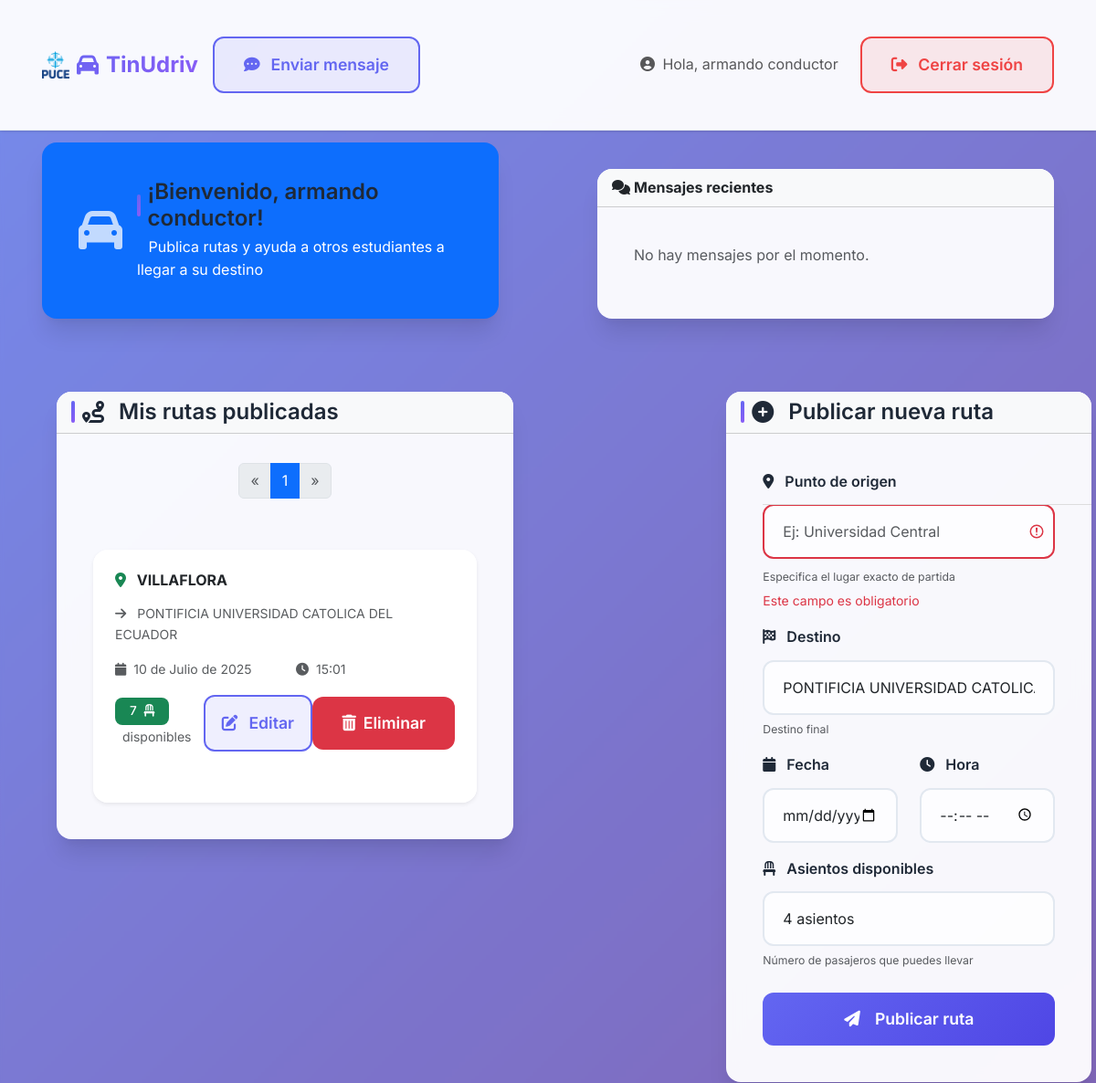
Page /panel/ (signed in, upper part) on the earlier database version.
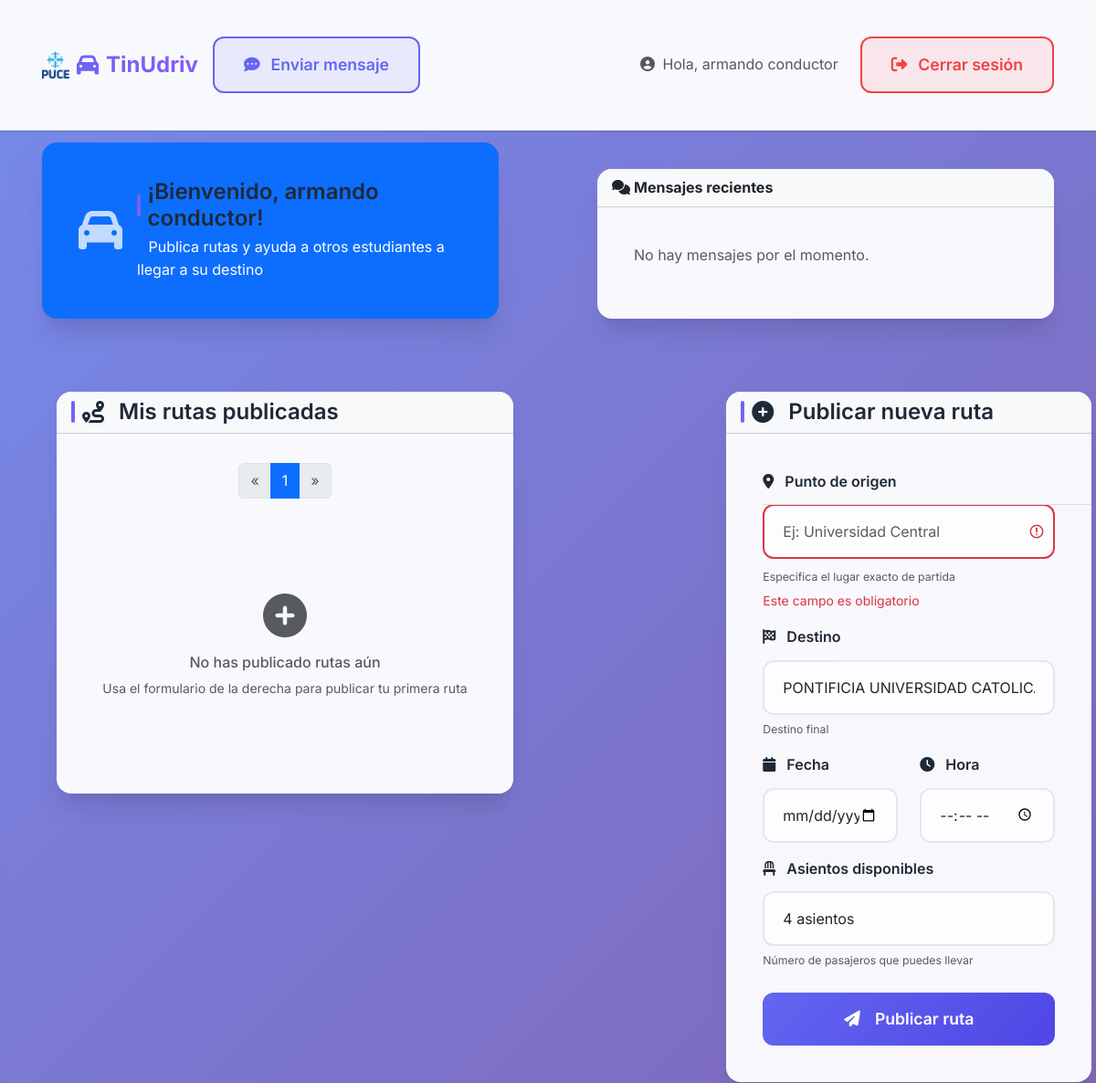
Same page on the later database version.
### core/models.py (models this page shows, shortened)
class Ruta(models.Model):
    conductor = models.ForeignKey(Usuario, on_delete=models.CASCADE, related_name='rutas')
    origen = models.CharField(max_length=200)
    hora_salida = models.TimeField()
    fecha = models.DateField()
    sitio_llegada = models.CharField(max_length=200, default='Universidad Católica del Ecuador')
    asientos_disponibles = models.PositiveIntegerField(default=4)

### core/views.py (the view, shortened to what this page needs)
# urls.py: path('panel/', views.panel_view, name='panel'),
@login_required
def panel_view(request):
    if request.user.tipo_usuario == 'conductor':
        rutas_conductor = Ruta.objects.filter(conductor=request.user).order_by('fecha', 'hora_salida')
        rutas_por_pagina = 1
        paginator = Paginator(rutas_conductor, rutas_por_pagina)
        page_number = request.GET.get('page')
        page_obj = paginator.get_page(page_number)
        mensajes_qs = Mensaje.objects.filter(
            receptor__tipo_usuario=request.user.tipo_usuario
        ).order_by('-timestamp')
        mensajes_unicos = []
        contenidos_vistos = set()
        for mensaje in mensajes_qs:
            if mensaje.contenido not in contenidos_vistos:
                mensajes_unicos.append(mensaje)
                contenidos_vistos.add(mensaje.contenido)
            if len(mensajes_unicos) >= 10:
                break
        context = {
        'user': request.user,
        'rutas': page_obj,
        'mensajes': mensajes_unicos,
        }
        return render(request, 'panel_conductor.html', context)

### core/templates/panel_conductor.html (shortened to what the changed rows need)
{% extends "base.html" %}
{% load widget_tweaks %}
{% load static %}
{% block content %}
<div class="container py-5 mt-4">
    <div class="row">
        <div class="col-lg-8 mb-4">
            <div class="card">
                <nav aria-label="Page navigation" class="mt-4">
                    <ul class="pagination justify-content-center">
                        {% for i in rutas.paginator.page_range %}
                            {% if rutas.number == i %}
                                <li class="page-item active" aria-current="page">
                                    <span class="page-link">{{ i }}</span>
                                </li>
                            {% else %}
                                <li class="page-item"><a class="page-link" href="?page={{ i }}">{{ i }}</a></li>
                            {% endif %}
                        {% endfor %}
                    </ul>
                </nav>
                <div class="card-body">
                    {% if rutas %}
                        <div class="row g-4">
                            {% for ruta in rutas %}
                                <div class="row-md-6">
                                    <div class="card border-0 shadow-sm h-100" style="margin-bottom: 2rem;">
                                        <div class="card-body p-4">
                                            <div class="d-flex justify-content-between align-items-start mb-3">
                                                <h6 class="fw-bold mb-0">
                                                    <i class="fas fa-map-marker-alt me-2 text-success"></i>
                                                    {{ ruta.origen }}
                                                </h6>
                                            </div>
                                            {% if ruta.sitio_llegada %}
                                                <p class="text-muted small mb-3">
                                                    <i class="fas fa-arrow-right me-2"></i>
                                                    {{ ruta.sitio_llegada }}
                                                </p>
                                            {% endif %}
                                            <div class="route-details mb-3">
                                                <div class="row">
                                                    <div class="col-6">
                                                        <small class="text-muted d-block">
                                                            <i class="fas fa-calendar me-1"></i>
                                                            {{ ruta.fecha }}
                                                        </small>
                                                    </div>
                                                    <div class="col-6">
                                                        <small class="text-muted d-block">
                                                            <i class="fas fa-clock me-1"></i>
                                                            {{ ruta.hora_salida }}
                                                        </small>
                                                    </div>
                                                </div>
                                            </div>
                                            <div class="d-flex justify-content-between align-items-center">
                                                <div class="seats-info">
                                                    {% if ruta.asientos_disponibles > 0 %}
                                                        <span class="badge bg-success">
                                                            {{ ruta.asientos_disponibles }}
                                                            <i class="fas fa-chair ms-1"></i>
                                                        </span>
                                                        <small class="text-muted ms-2">disponibles</small>
                                                    {% else %}
                                                        <span class="badge bg-danger">Completo</span>
                                                    {% endif %}
                                                </div>
                                                <a href="{% url 'editar_ruta' ruta.id %}" class="btn btn-outline-primary btn-sm">
                                                    <i class="fas fa-edit me-1"></i>
                                                    Editar
                                                </a>
                                                <form action="{% url 'eliminar_ruta' ruta.id %}" method="post" style="display:inline;">
                                                    <button type="submit" class="btn btn-sm btn-danger"
                                                            onclick="return confirm('¿Estás seguro de que deseas eliminar esta ruta?');">
                                                        <i class="fas fa-trash-alt"></i> Eliminar
                                                    </button>
                                                </form>
                                            </div>
                                        </div>
                                    </div>
                                </div>
                            {% endfor %}
                        </div>
                    {% else %}
                        <div class="text-center py-5">
                            <div class="mb-3">
                                <i class="fas fa-plus-circle fa-3x text-muted"></i>
                            </div>
                            <h6 class="text-muted">No has publicado rutas aún</h6>
                            <p class="text-muted small">
                                Usa el formulario de la derecha para publicar tu primera ruta
                            </p>
                        </div>
                    {% endif %}
                </div>
            </div>
        </div>
    </div>
</div>
{% endblock content %}

Differences in the rows shown:
removed Ruta: origen "VILLAFLORA", sitio_llegada "PONTIFICIA UNIVERSIDAD CATOLICA DEL ECUADOR", fecha "10 de Julio de 2025", hora_salida "15:01", asientos_disponibles "7"
Other differences:
text now shown: "No has publicado rutas aún Usa el formulario de la derecha para publicar tu primera ruta"
